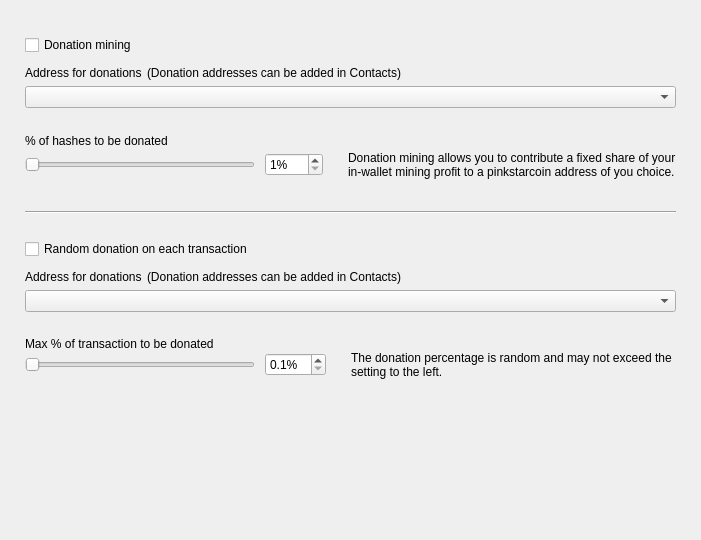
<?xml version="1.0" encoding="UTF-8"?>
<ui version="4.0">
 <class>DonationOptionsFrame</class>
 <widget class="QFrame" name="DonationOptionsFrame">
  <property name="geometry">
   <rect>
    <x>0</x>
    <y>0</y>
    <width>701</width>
    <height>540</height>
   </rect>
  </property>
  <property name="windowTitle">
   <string>Frame</string>
  </property>
  <property name="frameShape">
   <enum>QFrame::NoFrame</enum>
  </property>
  <property name="frameShadow">
   <enum>QFrame::Raised</enum>
  </property>
  <layout class="QVBoxLayout" name="verticalLayout">
   <property name="spacing">
    <number>10</number>
   </property>
   <property name="leftMargin">
    <number>25</number>
   </property>
   <property name="topMargin">
    <number>35</number>
   </property>
   <property name="rightMargin">
    <number>25</number>
   </property>
   <property name="bottomMargin">
    <number>0</number>
   </property>
   <item>
    <widget class="QCheckBox" name="m_enableDonationMiningCheck">
     <property name="text">
      <string>Donation mining</string>
     </property>
    </widget>
   </item>
   <item>
    <widget class="QFrame" name="m_donationMiningFrame">
     <property name="frameShape">
      <enum>QFrame::NoFrame</enum>
     </property>
     <property name="frameShadow">
      <enum>QFrame::Raised</enum>
     </property>
     <layout class="QGridLayout" name="gridLayout" columnstretch="1,0,0,1">
      <property name="leftMargin">
       <number>0</number>
      </property>
      <property name="topMargin">
       <number>0</number>
      </property>
      <property name="rightMargin">
       <number>0</number>
      </property>
      <property name="bottomMargin">
       <number>0</number>
      </property>
      <property name="horizontalSpacing">
       <number>10</number>
      </property>
      <property name="verticalSpacing">
       <number>0</number>
      </property>
      <item row="2" column="0" colspan="4">
       <widget class="QComboBox" name="m_donationMiningAddressCombo"/>
      </item>
      <item row="3" column="0" colspan="4">
       <spacer name="verticalSpacer_2">
        <property name="orientation">
         <enum>Qt::Vertical</enum>
        </property>
        <property name="sizeType">
         <enum>QSizePolicy::Fixed</enum>
        </property>
        <property name="sizeHint" stdset="0">
         <size>
          <width>20</width>
          <height>25</height>
         </size>
        </property>
       </spacer>
      </item>
      <item row="4" column="0" colspan="4">
       <widget class="WalletGui::WalletNormalBlackTextLabel" name="label_2">
        <property name="minimumSize">
         <size>
          <width>0</width>
          <height>16</height>
         </size>
        </property>
        <property name="text">
         <string>% of hashes to be donated</string>
        </property>
        <property name="indent">
         <number>0</number>
        </property>
       </widget>
      </item>
      <item row="5" column="1">
       <widget class="QSpinBox" name="m_donationMiningAmountSpin">
        <property name="suffix">
         <string>%</string>
        </property>
        <property name="minimum">
         <number>1</number>
        </property>
        <property name="maximum">
         <number>100</number>
        </property>
       </widget>
      </item>
      <item row="5" column="0">
       <widget class="QSlider" name="m_donationMiningAmountSlider">
        <property name="maximumSize">
         <size>
          <width>230</width>
          <height>16777215</height>
         </size>
        </property>
        <property name="minimum">
         <number>1</number>
        </property>
        <property name="maximum">
         <number>100</number>
        </property>
        <property name="orientation">
         <enum>Qt::Horizontal</enum>
        </property>
       </widget>
      </item>
      <item row="5" column="2">
       <spacer name="horizontalSpacer">
        <property name="orientation">
         <enum>Qt::Horizontal</enum>
        </property>
        <property name="sizeType">
         <enum>QSizePolicy::Fixed</enum>
        </property>
        <property name="sizeHint" stdset="0">
         <size>
          <width>5</width>
          <height>20</height>
         </size>
        </property>
       </spacer>
      </item>
      <item row="5" column="3" alignment="Qt::AlignVCenter">
       <widget class="WalletGui::WalletSmallGrayTextLabel" name="m_donationMiningCommentLabel">
        <property name="minimumSize">
         <size>
          <width>0</width>
          <height>32</height>
         </size>
        </property>
        <property name="text">
         <string>Donation mining allows you to contribute a fixed share of your in-wallet mining profit to a pinkstarcoin address of you choice.</string>
        </property>
        <property name="wordWrap">
         <bool>true</bool>
        </property>
        <property name="indent">
         <number>0</number>
        </property>
       </widget>
      </item>
      <item row="1" column="0" colspan="4">
       <spacer name="verticalSpacer_6">
        <property name="orientation">
         <enum>Qt::Vertical</enum>
        </property>
        <property name="sizeType">
         <enum>QSizePolicy::Fixed</enum>
        </property>
        <property name="sizeHint" stdset="0">
         <size>
          <width>20</width>
          <height>5</height>
         </size>
        </property>
       </spacer>
      </item>
      <item row="0" column="0" colspan="4">
       <layout class="QHBoxLayout" name="horizontalLayout" stretch="0,1">
        <property name="spacing">
         <number>5</number>
        </property>
        <property name="leftMargin">
         <number>0</number>
        </property>
        <item>
         <widget class="WalletGui::WalletNormalBlackTextLabel" name="label">
          <property name="minimumSize">
           <size>
            <width>0</width>
            <height>16</height>
           </size>
          </property>
          <property name="text">
           <string>Address for donations</string>
          </property>
          <property name="indent">
           <number>0</number>
          </property>
         </widget>
        </item>
        <item>
         <widget class="WalletGui::WalletSmallGrayTextLabel" name="label_5">
          <property name="text">
           <string>(Donation addresses can be added in Contacts)</string>
          </property>
         </widget>
        </item>
       </layout>
      </item>
     </layout>
    </widget>
   </item>
   <item>
    <spacer name="verticalSpacer_3">
     <property name="orientation">
      <enum>Qt::Vertical</enum>
     </property>
     <property name="sizeType">
      <enum>QSizePolicy::Fixed</enum>
     </property>
     <property name="sizeHint" stdset="0">
      <size>
       <width>20</width>
       <height>20</height>
      </size>
     </property>
    </spacer>
   </item>
   <item>
    <widget class="Line" name="line">
     <property name="frameShadow">
      <enum>QFrame::Sunken</enum>
     </property>
     <property name="orientation">
      <enum>Qt::Horizontal</enum>
     </property>
    </widget>
   </item>
   <item>
    <spacer name="verticalSpacer_4">
     <property name="orientation">
      <enum>Qt::Vertical</enum>
     </property>
     <property name="sizeType">
      <enum>QSizePolicy::Fixed</enum>
     </property>
     <property name="sizeHint" stdset="0">
      <size>
       <width>20</width>
       <height>15</height>
      </size>
     </property>
    </spacer>
   </item>
   <item>
    <widget class="QCheckBox" name="m_enableDonationChangeCheck">
     <property name="text">
      <string>Random donation on each transaction</string>
     </property>
    </widget>
   </item>
   <item>
    <widget class="QFrame" name="m_donationChangeFrame">
     <property name="frameShape">
      <enum>QFrame::NoFrame</enum>
     </property>
     <property name="frameShadow">
      <enum>QFrame::Raised</enum>
     </property>
     <layout class="QGridLayout" name="gridLayout_2" columnstretch="1,0,0,1">
      <property name="leftMargin">
       <number>0</number>
      </property>
      <property name="topMargin">
       <number>0</number>
      </property>
      <property name="rightMargin">
       <number>0</number>
      </property>
      <property name="bottomMargin">
       <number>0</number>
      </property>
      <property name="horizontalSpacing">
       <number>10</number>
      </property>
      <property name="verticalSpacing">
       <number>0</number>
      </property>
      <item row="3" column="0" colspan="4">
       <spacer name="verticalSpacer_5">
        <property name="orientation">
         <enum>Qt::Vertical</enum>
        </property>
        <property name="sizeType">
         <enum>QSizePolicy::Fixed</enum>
        </property>
        <property name="sizeHint" stdset="0">
         <size>
          <width>20</width>
          <height>25</height>
         </size>
        </property>
       </spacer>
      </item>
      <item row="4" column="0" colspan="4">
       <widget class="WalletGui::WalletNormalBlackTextLabel" name="label_3">
        <property name="text">
         <string>Max % of transaction to be donated</string>
        </property>
        <property name="indent">
         <number>0</number>
        </property>
       </widget>
      </item>
      <item row="5" column="0">
       <widget class="QSlider" name="m_donationChangeAmountSlider">
        <property name="maximumSize">
         <size>
          <width>230</width>
          <height>16777215</height>
         </size>
        </property>
        <property name="minimum">
         <number>1</number>
        </property>
        <property name="maximum">
         <number>100</number>
        </property>
        <property name="orientation">
         <enum>Qt::Horizontal</enum>
        </property>
       </widget>
      </item>
      <item row="2" column="0" colspan="4">
       <widget class="QComboBox" name="m_donationChangeAddressCombo"/>
      </item>
      <item row="5" column="3" alignment="Qt::AlignVCenter">
       <widget class="WalletGui::WalletSmallGrayTextLabel" name="m_donationChangeCommentLabel">
        <property name="text">
         <string>The donation percentage is random and may not exceed the setting to the left.</string>
        </property>
        <property name="wordWrap">
         <bool>true</bool>
        </property>
        <property name="indent">
         <number>0</number>
        </property>
       </widget>
      </item>
      <item row="5" column="1">
       <widget class="QDoubleSpinBox" name="m_donationChangeAmountSpin">
        <property name="suffix">
         <string>%</string>
        </property>
        <property name="decimals">
         <number>1</number>
        </property>
        <property name="minimum">
         <double>0.100000000000000</double>
        </property>
        <property name="maximum">
         <double>10.000000000000000</double>
        </property>
        <property name="singleStep">
         <double>0.100000000000000</double>
        </property>
       </widget>
      </item>
      <item row="5" column="2">
       <spacer name="horizontalSpacer_2">
        <property name="orientation">
         <enum>Qt::Horizontal</enum>
        </property>
        <property name="sizeType">
         <enum>QSizePolicy::Fixed</enum>
        </property>
        <property name="sizeHint" stdset="0">
         <size>
          <width>5</width>
          <height>20</height>
         </size>
        </property>
       </spacer>
      </item>
      <item row="1" column="0" colspan="4">
       <spacer name="verticalSpacer_7">
        <property name="orientation">
         <enum>Qt::Vertical</enum>
        </property>
        <property name="sizeType">
         <enum>QSizePolicy::Fixed</enum>
        </property>
        <property name="sizeHint" stdset="0">
         <size>
          <width>20</width>
          <height>5</height>
         </size>
        </property>
       </spacer>
      </item>
      <item row="0" column="0" colspan="4">
       <layout class="QHBoxLayout" name="horizontalLayout_2" stretch="0,1">
        <property name="spacing">
         <number>5</number>
        </property>
        <property name="leftMargin">
         <number>0</number>
        </property>
        <item>
         <widget class="WalletGui::WalletNormalBlackTextLabel" name="label_4">
          <property name="minimumSize">
           <size>
            <width>0</width>
            <height>16</height>
           </size>
          </property>
          <property name="text">
           <string>Address for donations</string>
          </property>
          <property name="indent">
           <number>0</number>
          </property>
         </widget>
        </item>
        <item>
         <widget class="WalletGui::WalletSmallGrayTextLabel" name="label_6">
          <property name="text">
           <string>(Donation addresses can be added in Contacts)</string>
          </property>
         </widget>
        </item>
       </layout>
      </item>
     </layout>
    </widget>
   </item>
   <item>
    <spacer name="verticalSpacer">
     <property name="orientation">
      <enum>Qt::Vertical</enum>
     </property>
     <property name="sizeType">
      <enum>QSizePolicy::Expanding</enum>
     </property>
     <property name="sizeHint" stdset="0">
      <size>
       <width>20</width>
       <height>10</height>
      </size>
     </property>
    </spacer>
   </item>
  </layout>
 </widget>
 <customwidgets>
  <customwidget>
   <class>WalletGui::WalletSmallGrayTextLabel</class>
   <extends>QLabel</extends>
   <header>Gui/Common/WalletTextLabel.h</header>
  </customwidget>
  <customwidget>
   <class>WalletGui::WalletNormalBlackTextLabel</class>
   <extends>QLabel</extends>
   <header>Gui/Common/WalletTextLabel.h</header>
  </customwidget>
 </customwidgets>
 <resources/>
 <connections>
  <connection>
   <sender>m_enableDonationMiningCheck</sender>
   <signal>toggled(bool)</signal>
   <receiver>m_donationMiningFrame</receiver>
   <slot>setEnabled(bool)</slot>
   <hints>
    <hint type="sourcelabel">
     <x>353</x>
     <y>41</y>
    </hint>
    <hint type="destinationlabel">
     <x>350</x>
     <y>115</y>
    </hint>
   </hints>
  </connection>
  <connection>
   <sender>m_donationMiningAmountSlider</sender>
   <signal>valueChanged(int)</signal>
   <receiver>DonationOptionsFrame</receiver>
   <slot>donationMiningAmountChanged(int)</slot>
   <hints>
    <hint type="sourcelabel">
     <x>187</x>
     <y>155</y>
    </hint>
    <hint type="destinationlabel">
     <x>350</x>
     <y>269</y>
    </hint>
   </hints>
  </connection>
  <connection>
   <sender>m_donationMiningAmountSpin</sender>
   <signal>valueChanged(int)</signal>
   <receiver>DonationOptionsFrame</receiver>
   <slot>donationMiningAmountChanged(int)</slot>
   <hints>
    <hint type="sourcelabel">
     <x>391</x>
     <y>155</y>
    </hint>
    <hint type="destinationlabel">
     <x>350</x>
     <y>269</y>
    </hint>
   </hints>
  </connection>
  <connection>
   <sender>m_enableDonationChangeCheck</sender>
   <signal>toggled(bool)</signal>
   <receiver>m_donationChangeFrame</receiver>
   <slot>setEnabled(bool)</slot>
   <hints>
    <hint type="sourcelabel">
     <x>353</x>
     <y>237</y>
    </hint>
    <hint type="destinationlabel">
     <x>350</x>
     <y>328</y>
    </hint>
   </hints>
  </connection>
  <connection>
   <sender>m_donationChangeAmountSlider</sender>
   <signal>valueChanged(int)</signal>
   <receiver>DonationOptionsFrame</receiver>
   <slot>donationChangeAmountChanged(int)</slot>
   <hints>
    <hint type="sourcelabel">
     <x>187</x>
     <y>385</y>
    </hint>
    <hint type="destinationlabel">
     <x>350</x>
     <y>269</y>
    </hint>
   </hints>
  </connection>
  <connection>
   <sender>m_donationChangeAmountSpin</sender>
   <signal>valueChanged(double)</signal>
   <receiver>DonationOptionsFrame</receiver>
   <slot>donationChangeAmountChanged(double)</slot>
   <hints>
    <hint type="sourcelabel">
     <x>433</x>
     <y>353</y>
    </hint>
    <hint type="destinationlabel">
     <x>350</x>
     <y>269</y>
    </hint>
   </hints>
  </connection>
 </connections>
 <slots>
  <slot>donationMiningAmountChanged(int)</slot>
  <slot>donationChangeAmountChanged(int)</slot>
  <slot>donationChangeAmountChanged(double)</slot>
 </slots>
</ui>
